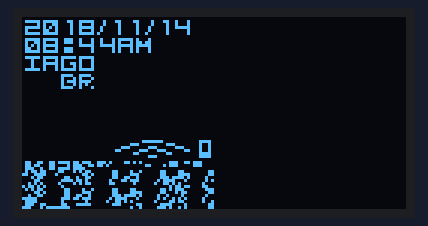
Simulated run of this sketch. Board: Arduino Uno, built with avr-gcc and run on an emulated ATmega328P. Parts: 128×64 one-colour display. The display library's start-up logo is not drawn.

Above: at 0.7 s.

The sketch:

tela64x48_adafruitlib.ino
```cpp
//https://learn.adafruit.com/i31fl3731-16x9-charliplexed-pwm-led-driver/library-reference
//https://wiki.wemos.cc/products:retired:oled_shield_v1.1.0?s[]=64x48
//https://learn.adafruit.com/adafruit-gfx-graphics-library/graphics-primitives
#include <SPI.h>
#include <Wire.h>
#include <Adafruit_GFX.h>
#include <Adafruit_SSD1306.h>

// SCL GPIO5
// SDA GPIO4
#define RESET 2  // GPIO 2
Adafruit_SSD1306 display(RESET);

const uint16_t tamanho = sizeof(uint16_t);
static unsigned char valores[] = {
  0x00, 0x00, 0x00, 0x00, 0x00, 0x00, 0x00, 0x00,
0x7d, 0xf1, 0x9f, 0x11, 0x86, 0x11, 0x91, 0x00,
0x05, 0x30, 0x91, 0x10, 0x82, 0x10, 0x91, 0x00,
0x7d, 0x50, 0x9f, 0x20, 0x82, 0x20, 0x9f, 0x00,
0x41, 0x90, 0x91, 0x20, 0x82, 0x20, 0x81, 0x00,
0x7d, 0xf0, 0x9f, 0x40, 0x82, 0x40, 0x81, 0x00,
0x00, 0x00, 0x00, 0x00, 0x00, 0x00, 0x00, 0x00,
0x7d, 0xf3, 0x91, 0x22, 0xfa, 0x20, 0x00, 0x00,
0x4d, 0x13, 0x91, 0x22, 0x8b, 0x60, 0x00, 0x00,
0x55, 0xf0, 0x1f, 0x3e, 0xfb, 0xe0, 0x00, 0x00,
0x65, 0x13, 0x81, 0x02, 0x8a, 0x20, 0x00, 0x00,
0x7d, 0xf3, 0x81, 0x02, 0x8a, 0x20, 0x00, 0x00,
0x00, 0x00, 0x00, 0x00, 0x00, 0x00, 0x00, 0x00,
0x7d, 0xf7, 0xdf, 0x00, 0x00, 0x00, 0x00, 0x00,
0x11, 0x14, 0x11, 0x00, 0x00, 0x00, 0x00, 0x00,
0x11, 0xf4, 0xd1, 0x00, 0x00, 0x00, 0x00, 0x00,
0x11, 0x14, 0x51, 0x00, 0x00, 0x00, 0x00, 0x00,
0x7d, 0x17, 0xdf, 0x00, 0x00, 0x00, 0x00, 0x00,
0x00, 0x00, 0x00, 0x00, 0x00, 0x00, 0x00, 0x00,
0x00, 0x07, 0x9e, 0x00, 0x00, 0x00, 0x00, 0x00,
0x00, 0x04, 0x51, 0x00, 0x00, 0x00, 0x00, 0x00,
0x00, 0x05, 0xde, 0x00, 0x00, 0x00, 0x00, 0x00,
0x00, 0x04, 0x54, 0x00, 0x00, 0x00, 0x00, 0x00,
0x00, 0x07, 0x91, 0x00, 0x00, 0x00, 0x00, 0x00,
0x00, 0x00, 0x00, 0x00, 0x00, 0x00, 0x00, 0x00,
0x00, 0x00, 0x00, 0x00, 0x00, 0x00, 0x00, 0x00,
0x00, 0x00, 0x00, 0x00, 0x00, 0x00, 0x00, 0x00,
0x00, 0x00, 0x00, 0x00, 0x00, 0x00, 0x00, 0x00,
0x00, 0x00, 0x00, 0x00, 0x00, 0x00, 0x00, 0x00,
0x00, 0x00, 0x00, 0x00, 0x00, 0x00, 0x00, 0x00,
0x00, 0x00, 0x00, 0x00, 0x00, 0x00, 0x00, 0x00,
0x00, 0x00, 0x00, 0x00, 0x00, 0x00, 0x00, 0x00,
0x00, 0x00, 0x00, 0x00, 0x00, 0x00, 0x00, 0x00,
0x00, 0x00, 0x00, 0x00, 0x00, 0x00, 0x00, 0x00,
0x00, 0x00, 0x00, 0x00, 0x00, 0x00, 0x00, 0x00,
0x00, 0x00, 0x00, 0x00, 0x00, 0x00, 0x00, 0x00,
0x00, 0x00, 0x00, 0x00, 0x00, 0x00, 0x00, 0x00,
0x00, 0x00, 0x00, 0x00, 0x00, 0x00, 0x00, 0x00,
0x00, 0x00, 0x00, 0x00, 0x00, 0x00, 0x00, 0x00,
0x00, 0x00, 0x00, 0x00, 0x00, 0x00, 0x00, 0x00,
0x00, 0x00, 0x00, 0x00, 0x00, 0x00, 0x00, 0x00,
0x00, 0x00, 0x00, 0x00, 0x00, 0xfe, 0x00, 0x1e,
0x00, 0x00, 0x00, 0x00, 0x0e, 0x00, 0xe0, 0x12,
0x00, 0x00, 0x00, 0x00, 0x70, 0x38, 0x1c, 0x12,
0x00, 0x00, 0x00, 0x01, 0x81, 0xc7, 0x03, 0x12,
0x00, 0x00, 0x00, 0x00, 0x06, 0x00, 0xc0, 0x1e,
0x00, 0x00, 0x00, 0x00, 0x00, 0x38, 0x00, 0x1e,
0x00, 0x00, 0x00, 0x00, 0x00, 0x00, 0x00, 0x00
};
bool changed = true;

void setup()   {
  //Serial.begin(9600);

  // by default, we'll generate the high voltage from the 3.3v line internally! (neat!)
  display.begin(SSD1306_SWITCHCAPVCC, 0x3C);  // initialize with the I2C addr 0x3C (for the 64x48)
  // init done

  // Show image buffer on the display hardware.
  // Since the buffer is intialized with an Adafruit splashscreen
  // internally, this will display the splashscreen.
  display.display();
  delay(500);

  if (changed) {
    // Clear the buffer.
    display.clearDisplay();

    uint16_t w = 64;
    uint16_t h = 31;
    uint16_t total = 15;
    uint16_t linha = 0;
    uint16_t coluna = 0;
    //Serial.print("Coluna:\t");
    for (int i = 0; i < w*h; ++i) {
      for (int x = 7; x > -1; x--) {

        if ((valores[i] >> x) & 0x1 > 0) {
          display.drawPixel(coluna, linha, WHITE);
        }
        //Serial.print((valores[i] >> x) & 0x1 > 0);


        coluna++;

        if (coluna == w) {
          //Serial.print("\nColuna:\t");

          coluna = 0;
          linha++;
        }
      }
    }
    display.display();
    delay(2000);
    changed = false;
  }
}

void loop() {

}
```
